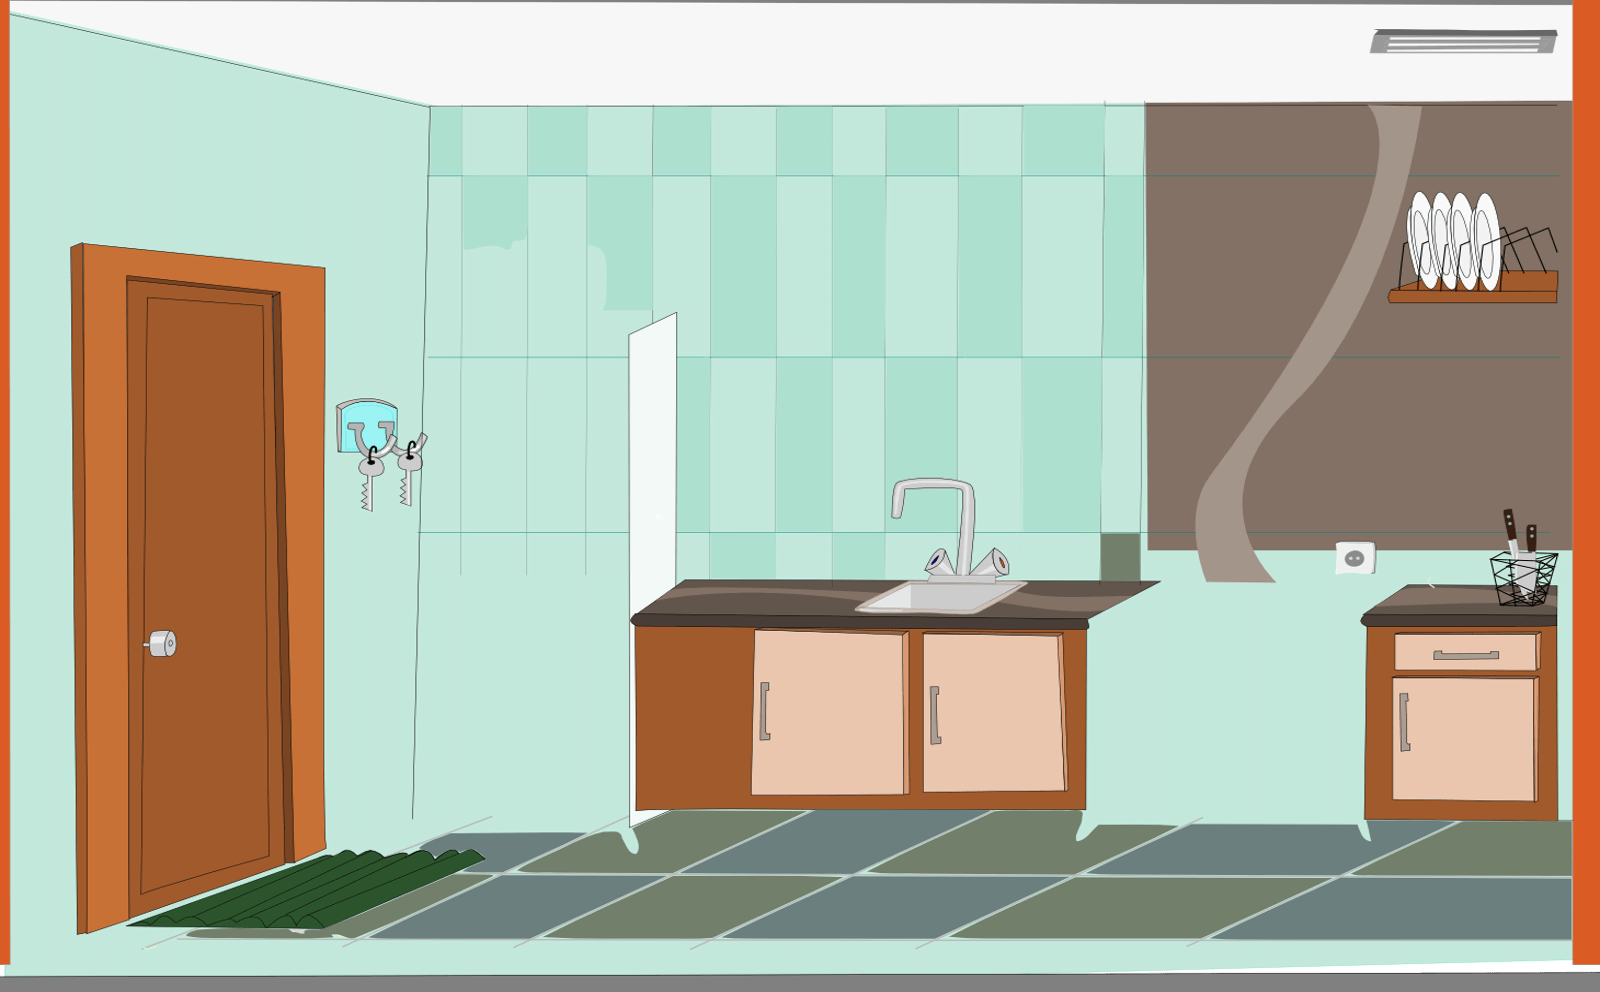

Tiled map render using the project's own tile images. Description and the map definition, with tile-layer contents summarised, below:
An orthogonal 50x31 tile map with 32x32 px tiles, 2 tile layers (background_e03, foreground) and 9 objects (bombillo_e3, nevera, micro, licuadora, entrar_lavandero, ...).

<map version="1.0" orientation="orthogonal" width="50" height="31" tilewidth="32" tileheight="32" backgroundcolor="#ffffff">
 <tileset firstgid="1" name="background_e03" tilewidth="32" tileheight="32">
  <image source="img/background_e03.png" width="1600" height="1000" />
 </tileset>
 <layer name="background_e03" width="50" height="31">
  <data>[1550 cells, 1550 non-empty, 1550 distinct tile ids]</data>
 </layer>
 <objectgroup name="bombillo_e3" width="50" height="31">
  <object name="bombillo_e3" x="720" y="46" width="366" height="282">
   <properties>
    <property name="image" value="bombillo_e3" />
    <property name="spriteheight" value="320" />
    <property name="spritewidth" value="512" />
   </properties>
  </object>
 </objectgroup>
 <layer name="foreground" width="50" height="31">
  <data>[1550 cells, 0 non-empty, 0 distinct tile ids]</data>
 </layer>
 <objectgroup name="nevera" width="50" height="31">
  <object name="nevera" x="505" y="541" width="88" height="81">
   <properties>
    <property name="image" value="nevera" />
    <property name="spriteheight" value="545" />
    <property name="spritewidth" value="256" />
   </properties>
  </object>
 </objectgroup>
 <objectgroup name="micro" width="50" height="31">
  <object name="micro" x="690" y="522" width="142" height="85">
   <properties>
    <property name="image" value="micro" />
    <property name="spriteheight" value="128" />
    <property name="spritewidth" value="192" />
   </properties>
  </object>
 </objectgroup>
 <objectgroup name="licuadora" width="50" height="31">
  <object name="licuadora" x="1419" y="481" width="73" height="99">
   <properties>
    <property name="image" value="licuadora" />
    <property name="spriteheight" value="192" />
    <property name="spritewidth" value="96" />
   </properties>
  </object>
 </objectgroup>
 <objectgroup name="entrar_lavandero" width="50" height="31">
  <object name="entrar_lavandero" x="167" y="363" width="105" height="105">
   <properties>
    <property name="image" value="flechas" />
    <property name="spriteheight" value="160" />
    <property name="spritewidth" value="160" />
   </properties>
  </object>
 </objectgroup>
 <objectgroup name="salir_cocina" width="50" height="31">
  <object name="salir_cocina" x="1469" y="87" width="104" height="88">
   <properties>
    <property name="image" value="flechas" />
    <property name="spriteheight" value="160" />
    <property name="spritewidth" value="160" />
   </properties>
  </object>
 </objectgroup>
 <objectgroup name="reloj" width="50" height="31">
  <object name="reloj" x="845" y="198" width="123" height="114">
   <properties>
    <property name="image" value="reloj" />
    <property name="spriteheight" value="96" />
    <property name="spritewidth" value="96" />
   </properties>
  </object>
 </objectgroup>
 <objectgroup name="cocina" width="50" height="31">
  <object name="cocina" x="1096" y="580" width="264" height="280">
   <properties>
    <property name="image" value="cocina" />
    <property name="spriteheight" value="352" />
    <property name="spritewidth" value="384" />
   </properties>
  </object>
 </objectgroup>
 <objectgroup name="campana" width="50" height="31">
  <object name="campana" x="1165" y="86" width="177" height="220">
   <properties>
    <property name="image" value="campana" />
    <property name="spriteheight" value="320" />
    <property name="spritewidth" value="256" />
   </properties>
  </object>
 </objectgroup>
</map>
